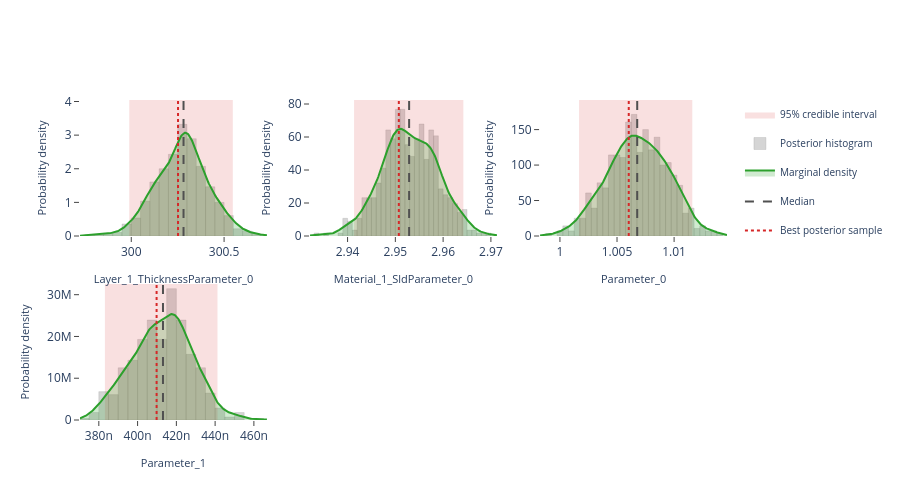

The code cell stored with this chart in its notebook:
### Markdown cell above
## Interactive posterior plots

The next three cells render the same Plotly figures that are shown on the
Bayesian Posterior tab of the EasyReflectometryApp:

* **Marginals** — per-parameter distribution: histogram + smooth KDE marginal,
  shaded 95% credible interval, and median / best-sample lines
  (`plot_distribution` or `posterior.distribution()`)
* **Corner plot** — pairwise marginals + 2-D contours + scatter (`plot_corner`)
* **Traces** — per-chain trace + marginal histogram (`plot_trace`)

The standalone helpers are called with ``return_figure=True`` so they return a
Plotly ``Figure`` that we render in the notebook with ``fig.show()``; the
``PosteriorResults`` methods return the figure directly.

### Code cell
# ---- Marginal posterior distributions ---------------------------------------
# One panel per free parameter, each overlaying the posterior histogram, a
# smooth Gaussian-KDE marginal, the shaded 95% credible interval, and the
# median / best-sample reference lines.  Mirrors the "Marginals" sub-tab in
# the EasyReflectometryApp.

# The PosteriorResults method passes ``logp`` through automatically so the
# best posterior sample (MAP) line is drawn:
fig = posterior.distribution()
fig.show()

# Standalone equivalent (pass ``logp`` to get the best-sample line):
# fig = plot_distribution(
#     posterior.draws,
#     posterior.param_names,
#     logp=posterior.logp,
#     return_figure=True,
# )
# fig.show()

### Figure 1 — Plotly figure (JSON) as saved in the notebook; plotly's stock layout.template omitted (floating-point values rounded to 4 significant figures; data arrays with more than 128 entries replaced by an {"elided": "..."} marker saying what was removed)
{"data": [{"fill": "toself", "fillcolor": "rgba(214, 39, 40, 0.14)", "hoverinfo": "skip", "legendgroup": "95% credible interval", "line": {"color": "rgba(214, 39, 40, 0.14)", "width": 0}, "mode": "lines", "name": "95% credible interval", "showlegend": true, "type": "scatter", "x": [300.0, 300.5, 300.5, 300.0, 300.0], "xaxis": "x", "y": [0.0, 0.0, 4.045, 4.045, 0.0], "yaxis": "y"}, {"histnorm": "probability density", "hovertemplate": "sample=%{x:.4f}<br>density: %{y:.2f}<extra></extra>", "legendgroup": "histogram", "marker": {"color": "rgba(120, 120, 120, 0.38)", "line": {"color": "rgba(120, 120, 120, 0.24)", "width": 1}}, "name": "Posterior histogram", "nbinsx": 40, "opacity": 0.82, "showlegend": true, "type": "histogram", "x": {"elided": "560 float values"}, "xaxis": "x", "yaxis": "y"}, {"fill": "tozeroy", "fillcolor": "rgba(44, 160, 44, 0.22)", "hovertemplate": "Layer_1_ThicknessParameter_0: %{x:.4f}<br>density: %{y:.4f}<extra></extra>", "legendgroup": "marginal", "line": {"color": "rgb(44, 160, 44)", "width": 2}, "mode": "lines", "name": "Marginal density", "showlegend": true, "type": "scatter", "x": {"elided": "256 float values"}, "xaxis": "x", "y": {"elided": "256 float values"}, "yaxis": "y"}, {"hovertemplate": "Median: %{x:.4f}<extra></extra>", "legendgroup": "Median", "line": {"color": "rgb(80, 80, 80)", "dash": "dash", "width": 2}, "mode": "lines", "name": "Median", "showlegend": true, "type": "scatter", "x": [300.3, 300.3], "xaxis": "x", "y": [0.0, 4.045], "yaxis": "y"}, {"hovertemplate": "Best posterior sample: %{x:.4f}<extra></extra>", "legendgroup": "Best posterior sample", "line": {"color": "rgb(214, 39, 40)", "dash": "dot", "width": 2}, "mode": "lines", "name": "Best posterior sample", "showlegend": true, "type": "scatter", "x": [300.3, 300.3], "xaxis": "x", "y": [0.0, 4.045], "yaxis": "y"}, {"fill": "toself", "fillcolor": "rgba(214, 39, 40, 0.14)", "hoverinfo": "skip", "legendgroup": "95% credible interval", "line": {"color": "rgba(214, 39, 40, 0.14)", "width": 0}, "mode": "lines", "name": "95% credible interval", "showlegend": false, "type": "scatter", "x": [2.941, 2.964, 2.964, 2.941, 2.941], "xaxis": "x2", "y": [0.0, 0.0, 82.43, 82.43, 0.0], "yaxis": "y2"}, {"histnorm": "probability density", "hovertemplate": "sample=%{x:.4f}<br>density: %{y:.2f}<extra></extra>", "legendgroup": "histogram", "marker": {"color": "rgba(120, 120, 120, 0.38)", "line": {"color": "rgba(120, 120, 120, 0.24)", "width": 1}}, "name": "Posterior histogram", "nbinsx": 40, "opacity": 0.82, "showlegend": false, "type": "histogram", "x": {"elided": "560 float values"}, "xaxis": "x2", "yaxis": "y2"}, {"fill": "tozeroy", "fillcolor": "rgba(44, 160, 44, 0.22)", "hovertemplate": "Material_1_SldParameter_0: %{x:.4f}<br>density: %{y:.4f}<extra></extra>", "legendgroup": "marginal", "line": {"color": "rgb(44, 160, 44)", "width": 2}, "mode": "lines", "name": "Marginal density", "showlegend": false, "type": "scatter", "x": {"elided": "256 float values"}, "xaxis": "x2", "y": {"elided": "256 float values"}, "yaxis": "y2"}, {"hovertemplate": "Median: %{x:.4f}<extra></extra>", "legendgroup": "Median", "line": {"color": "rgb(80, 80, 80)", "dash": "dash", "width": 2}, "mode": "lines", "name": "Median", "showlegend": false, "type": "scatter", "x": [2.953, 2.953], "xaxis": "x2", "y": [0.0, 82.43], "yaxis": "y2"}, {"hovertemplate": "Best posterior sample: %{x:.4f}<extra></extra>", "legendgroup": "Best posterior sample", "line": {"color": "rgb(214, 39, 40)", "dash": "dot", "width": 2}, "mode": "lines", "name": "Best posterior sample", "showlegend": false, "type": "scatter", "x": [2.951, 2.951], "xaxis": "x2", "y": [0.0, 82.43], "yaxis": "y2"}, {"fill": "toself", "fillcolor": "rgba(214, 39, 40, 0.14)", "hoverinfo": "skip", "legendgroup": "95% credible interval", "line": {"color": "rgba(214, 39, 40, 0.14)", "width": 0}, "mode": "lines", "name": "95% credible interval", "showlegend": false, "type": "scatter", "x": [1.002, 1.012, 1.012, 1.002, 1.002], "xaxis": "x3", "y": [0.0, 0.0, 191.7, 191.7, 0.0], "yaxis": "y3"}, {"histnorm": "probability density", "hovertemplate": "sample=%{x:.4f}<br>density: %{y:.2f}<extra></extra>", "legendgroup": "histogram", "marker": {"color": "rgba(120, 120, 120, 0.38)", "line": {"color": "rgba(120, 120, 120, 0.24)", "width": 1}}, "name": "Posterior histogram", "nbinsx": 40, "opacity": 0.82, "showlegend": false, "type": "histogram", "x": {"elided": "560 float values"}, "xaxis": "x3", "yaxis": "y3"}, {"fill": "tozeroy", "fillcolor": "rgba(44, 160, 44, 0.22)", "hovertemplate": "Parameter_0: %{x:.4f}<br>density: %{y:.4f}<extra></extra>", "legendgroup": "marginal", "line": {"color": "rgb(44, 160, 44)", "width": 2}, "mode": "lines", "name": "Marginal density", "showlegend": false, "type": "scatter", "x": {"elided": "256 float values"}, "xaxis": "x3", "y": {"elided": "256 float values"}, "yaxis": "y3"}, {"hovertemplate": "Median: %{x:.4f}<extra></extra>", "legendgroup": "Median", "line": {"color": "rgb(80, 80, 80)", "dash": "dash", "width": 2}, "mode": "lines", "name": "Median", "showlegend": false, "type": "scatter", "x": [1.007, 1.007], "xaxis": "x3", "y": [0.0, 191.7], "yaxis": "y3"}, {"hovertemplate": "Best posterior sample: %{x:.4f}<extra></extra>", "legendgroup": "Best posterior sample", "line": {"color": "rgb(214, 39, 40)", "dash": "dot", "width": 2}, "mode": "lines", "name": "Best posterior sample", "showlegend": false, "type": "scatter", "x": [1.006, 1.006], "xaxis": "x3", "y": [0.0, 191.7], "yaxis": "y3"}, {"fill": "toself", "fillcolor": "rgba(214, 39, 40, 0.14)", "hoverinfo": "skip", "legendgroup": "95% credible interval", "line": {"color": "rgba(214, 39, 40, 0.14)", "width": 0}, "mode": "lines", "name": "95% credible interval", "showlegend": false, "type": "scatter", "x": [3.831e-07, 4.412e-07, 4.412e-07, 3.831e-07, 3.831e-07], "xaxis": "x4", "y": [0.0, 0.0, 32560000.0, 32560000.0, 0.0], "yaxis": "y4"}, {"histnorm": "probability density", "hovertemplate": "sample=%{x:.4f}<br>density: %{y:.2f}<extra></extra>", "legendgroup": "histogram", "marker": {"color": "rgba(120, 120, 120, 0.38)", "line": {"color": "rgba(120, 120, 120, 0.24)", "width": 1}}, "name": "Posterior histogram", "nbinsx": 40, "opacity": 0.82, "showlegend": false, "type": "histogram", "x": {"elided": "560 float values"}, "xaxis": "x4", "yaxis": "y4"}, {"fill": "tozeroy", "fillcolor": "rgba(44, 160, 44, 0.22)", "hovertemplate": "Parameter_1: %{x:.4f}<br>density: %{y:.4f}<extra></extra>", "legendgroup": "marginal", "line": {"color": "rgb(44, 160, 44)", "width": 2}, "mode": "lines", "name": "Marginal density", "showlegend": false, "type": "scatter", "x": {"elided": "256 float values"}, "xaxis": "x4", "y": {"elided": "256 float values"}, "yaxis": "y4"}, {"hovertemplate": "Median: %{x:.4f}<extra></extra>", "legendgroup": "Median", "line": {"color": "rgb(80, 80, 80)", "dash": "dash", "width": 2}, "mode": "lines", "name": "Median", "showlegend": false, "type": "scatter", "x": [4.131e-07, 4.131e-07], "xaxis": "x4", "y": [0.0, 32560000.0], "yaxis": "y4"}, {"hovertemplate": "Best posterior sample: %{x:.4f}<extra></extra>", "legendgroup": "Best posterior sample", "line": {"color": "rgb(214, 39, 40)", "dash": "dot", "width": 2}, "mode": "lines", "name": "Best posterior sample", "showlegend": false, "type": "scatter", "x": [4.098e-07, 4.098e-07], "xaxis": "x4", "y": [0.0, 32560000.0], "yaxis": "y4"}], "layout": {"barmode": "overlay", "height": 500, "legend": {"font": {"size": 10}}, "plot_bgcolor": "white", "showlegend": true, "xaxis": {"anchor": "y", "domain": [0.0, 0.2889], "range": [299.7, 300.7], "showgrid": false, "ticks": "outside", "title": {"font": {"size": 11}, "text": "Layer_1_ThicknessParameter_0"}, "zeroline": false}, "xaxis2": {"anchor": "y2", "domain": [0.3556, 0.6444], "range": [2.932, 2.971], "showgrid": false, "ticks": "outside", "title": {"font": {"size": 11}, "text": "Material_1_SldParameter_0"}, "zeroline": false}, "xaxis3": {"anchor": "y3", "domain": [0.7111, 1.0], "range": [0.9983, 1.015], "showgrid": false, "ticks": "outside", "title": {"font": {"size": 11}, "text": "Parameter_0"}, "zeroline": false}, "xaxis4": {"anchor": "y4", "domain": [0.0, 0.2889], "range": [3.703e-07, 4.667e-07], "showgrid": false, "ticks": "outside", "title": {"font": {"size": 11}, "text": "Parameter_1"}, "zeroline": false}, "xaxis5": {"anchor": "y5", "domain": [0.3556, 0.6444], "showgrid": false, "ticks": "outside", "zeroline": false}, "xaxis6": {"anchor": "y6", "domain": [0.7111, 1.0], "showgrid": false, "ticks": "outside", "zeroline": false}, "yaxis": {"anchor": "x", "domain": [0.575, 1.0], "range": [0.0, 4.045], "showgrid": false, "ticks": "outside", "title": {"font": {"size": 11}, "text": "Probability density"}, "zeroline": false}, "yaxis2": {"anchor": "x2", "domain": [0.575, 1.0], "range": [0.0, 82.43], "showgrid": false, "ticks": "outside", "title": {"font": {"size": 11}, "text": "Probability density"}, "zeroline": false}, "yaxis3": {"anchor": "x3", "domain": [0.575, 1.0], "range": [0.0, 191.7], "showgrid": false, "ticks": "outside", "title": {"font": {"size": 11}, "text": "Probability density"}, "zeroline": false}, "yaxis4": {"anchor": "x4", "domain": [0.0, 0.425], "range": [0.0, 32560000.0], "showgrid": false, "ticks": "outside", "title": {"font": {"size": 11}, "text": "Probability density"}, "zeroline": false}, "yaxis5": {"anchor": "x5", "domain": [0.0, 0.425], "showgrid": false, "ticks": "outside", "zeroline": false}, "yaxis6": {"anchor": "x6", "domain": [0.0, 0.425], "showgrid": false, "ticks": "outside", "zeroline": false}}}
